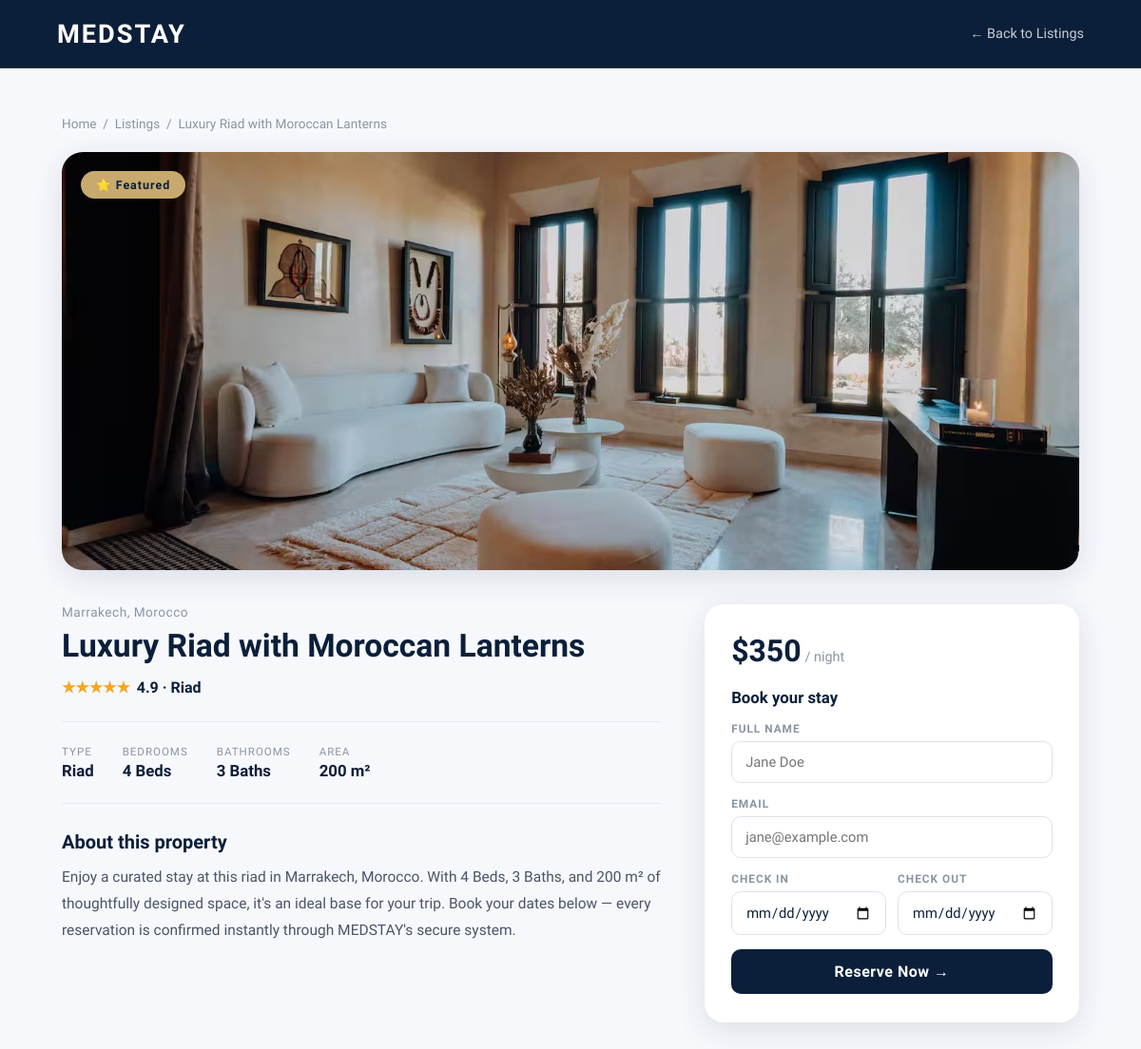
Screenshot of /property.php?id=4 with the database file from the repository.
### tables this page shows
CREATE TABLE `properties` (
  `id` int(11) NOT NULL AUTO_INCREMENT,
  `title` varchar(255) NOT NULL,
  `location` varchar(100) NOT NULL,
  `type` varchar(50) NOT NULL,
  `beds` int(11) NOT NULL,
  `baths` int(11) NOT NULL,
  `sqm` int(11) NOT NULL,
  `price` int(11) NOT NULL,
  `rating` decimal(2,1) NOT NULL,
  `badge` varchar(50) DEFAULT NULL,
  `image` varchar(255) DEFAULT NULL,
  PRIMARY KEY (`id`)
);

### property.php (the view, shortened to what this page needs)
<?php
include 'db.php';
$id = isset($_GET['id']) ? (int) $_GET['id'] : 0;
$stmt = $conn->prepare("SELECT * FROM properties WHERE id = ?");
$stmt->bind_param('i', $id);
$stmt->execute();
$property = $stmt->get_result()->fetch_assoc();
$badgeMap = [
    'featured' => '⭐ Featured',
    'new'      => 'New',
    'popular'  => 'Popular',
    'unique'   => 'Unique Stay',
];
$badgeText = $badgeMap[$property['badge']] ?? ucfirst($property['badge']);
$full      = (int) round($property['rating']);
$stars     = str_repeat('★', $full) . str_repeat('☆', 5 - $full);
$beds      = $property['beds']  . ' Bed'  . ($property['beds']  == 1 ? '' : 's');
$baths     = $property['baths'] . ' Bath' . ($property['baths'] == 1 ? '' : 's');
$today     = date('Y-m-d');
?>
<!DOCTYPE html>
<html lang="en">
<head>
</head>
<body>
<nav>
  <a class="nav-logo" href="index.php">MED<span>STAY</span></a>
  <a class="back-link" href="index.php#listings">← Back to Listings</a>
</nav>
<div class="wrap">
  <div class="crumb"><a href="index.php">Home</a> &nbsp;/&nbsp; <a href="index.php#listings">Listings</a> &nbsp;/&nbsp; <?= htmlspecialchars($property['title']) ?></div>
  <div class="detail-hero">
    <img src="images/<?= htmlspecialchars($property['image']) ?>" alt="<?= htmlspecialchars($property['title']) ?>"/>
    <div class="detail-badge"><?= $badgeText ?></div>
  </div>
  <div class="detail-grid">
    <div class="detail-main">
      <div class="detail-loc"><?= htmlspecialchars($property['location']) ?></div>
      <h1 class="detail-title"><?= htmlspecialchars($property['title']) ?></h1>
      <div class="detail-rating"><span class="stars"><?= $stars ?></span> <?= number_format($property['rating'], 1) ?> · <?= htmlspecialchars($property['type']) ?></div>
      <div class="detail-facts">
        <div class="fact"><span class="fact-label">Type</span><span class="fact-value"><?= htmlspecialchars($property['type']) ?></span></div>
        <div class="fact"><span class="fact-label">Bedrooms</span><span class="fact-value"><?= $beds ?></span></div>
        <div class="fact"><span class="fact-label">Bathrooms</span><span class="fact-value"><?= $baths ?></span></div>
        <div class="fact"><span class="fact-label">Area</span><span class="fact-value"><?= (int) $property['sqm'] ?> m²</span></div>
      </div>
      <div class="detail-desc">
        <h3>About this property</h3>
        <p>Enjoy a curated stay at this <?= strtolower(htmlspecialchars($property['type'])) ?> in <?= htmlspecialchars($property['location']) ?>.
        With <?= $beds ?>, <?= $baths ?>, and <?= (int) $property['sqm'] ?> m² of thoughtfully designed space, it's an ideal
        base for your trip. Book your dates below — every reservation is confirmed instantly through MEDSTAY's secure system.</p>
      </div>
    </div>
    <aside class="booking-card">
      <div class="booking-price"><strong>$<?= (int) $property['price'] ?></strong> <span>/ night</span></div>
      <h3>Book your stay</h3>
      <form action="book.php" method="POST">
        <div class="form-group">
          <label>Full Name</label>
          <input type="text" name="guest_name" placeholder="Jane Doe" required/>
        </div>
        <div class="form-group">
          <label>Email</label>
          <input type="email" name="guest_email" placeholder="jane@example.com" required/>
        </div>
        <div class="date-row">
          <div class="form-group">
            <label>Check In</label>
            <input type="date" name="check_in" min="<?= $today ?>" required/>
          </div>
          <div class="form-group">
            <label>Check Out</label>
            <input type="date" name="check_out" min="<?= $today ?>" required/>
          </div>
        </div>
        <button type="submit" class="book-btn">Reserve Now →</button>
      </form>
    </aside>
  </div>
</div>
</body>
</html>

### property.php (style rules this page uses)
:root { --navy:#0B1F3A; --navy-light:#1E3F6F; --gold:#C8A96E; --gold-light:#E2C997; --white:#FFFFFF; --off-white:#F7F8FC; --gray:#8A95A3; --card-shadow:0 8px 32px rgba(11,31,58,0.12); }
* { margin:0; padding:0; box-sizing:border-box; }
body { font-family:'Tajawal',sans-serif; background:var(--off-white); color:var(--navy); }
a { color:inherit; }
nav { display:flex; align-items:center; justify-content:space-between; padding:0 60px; height:72px; background:var(--navy); border-bottom:1px solid rgba(200,169,110,0.2); }
.nav-logo { font-family:'Reem Kufi',sans-serif; font-size:1.7rem; font-weight:700; color:var(--white); letter-spacing:2px; text-decoration:none; }
.nav-logo span { color:var(--white); }
.back-link { color:rgba(255,255,255,0.78); text-decoration:none; font-size:0.9rem; font-weight:500; transition:color 0.2s; }
.wrap { max-width:1150px; margin:0 auto; padding:50px 40px 80px; }
.crumb { font-size:0.85rem; color:var(--gray); margin-bottom:22px; }
.crumb a { color:var(--gray); text-decoration:none; }
.detail-hero { position:relative; border-radius:22px; overflow:hidden; box-shadow:var(--card-shadow); margin-bottom:36px; }
.detail-hero img { width:100%; height:440px; object-fit:cover; display:block; }
.detail-badge { position:absolute; top:20px; left:20px; background:var(--gold); color:var(--navy); font-size:0.78rem; font-weight:600; letter-spacing:1px; padding:7px 16px; border-radius:20px; }
.detail-grid { display:grid; grid-template-columns:1.6fr 1fr; gap:46px; align-items:start; }
.detail-loc { font-size:0.85rem; color:var(--gray); font-weight:500; letter-spacing:0.5px; margin-bottom:8px; }
.detail-title { font-family:'Reem Kufi',sans-serif; font-size:2.1rem; font-weight:700; line-height:1.2; margin-bottom:14px; }
.detail-rating { display:inline-flex; align-items:center; gap:7px; font-weight:600; margin-bottom:26px; }
.detail-rating .stars { color:#F5A623; }
.detail-facts { display:flex; gap:30px; flex-wrap:wrap; padding:24px 0; border-top:1px solid #e6e9f0; border-bottom:1px solid #e6e9f0; margin-bottom:28px; }
.fact { display:flex; flex-direction:column; gap:3px; }
.fact .fact-label { font-size:0.72rem; text-transform:uppercase; letter-spacing:1px; color:var(--gray); }
.fact .fact-value { font-size:1.05rem; font-weight:600; }
.detail-desc h3 { font-family:'Reem Kufi',sans-serif; font-size:1.25rem; margin-bottom:12px; }
.detail-desc p { color:#4a5568; line-height:1.8; font-size:0.97rem; }
.booking-card { background:var(--white); border-radius:20px; box-shadow:var(--card-shadow); padding:30px 28px; position:sticky; top:30px; }
.booking-price { font-family:'Reem Kufi',sans-serif; margin-bottom:4px; }
.booking-price strong { font-size:2rem; color:var(--navy); }
.booking-price span { color:var(--gray); font-size:0.9rem; font-weight:500; }
.booking-card h3 { font-size:1.05rem; margin:20px 0 16px; }
.form-group { display:flex; flex-direction:column; gap:6px; margin-bottom:15px; }
.form-group label { font-size:0.74rem; font-weight:700; letter-spacing:1px; text-transform:uppercase; color:var(--gray); }
.form-group input { padding:12px 14px; border:1.5px solid #dde2eb; border-radius:10px; font-family:'Tajawal',sans-serif; font-size:0.92rem; color:var(--navy); outline:none; transition:border-color 0.2s; }
.date-row { display:grid; grid-template-columns:1fr 1fr; gap:12px; }
.book-btn { width:100%; background:var(--navy); color:var(--white); border:none; padding:14px; border-radius:10px; font-family:'Tajawal',sans-serif; font-size:1rem; font-weight:600; cursor:pointer; letter-spacing:0.5px; transition:background 0.2s,transform 0.15s; }

### rows the page displays
properties: title "Luxury Riad with Moroccan Lanterns", image (picture), badge "⭐ Featured", location "Marrakech, Morocco", rating "★★★★★", rating "4.9", type "Riad", beds "4 Beds", baths "3 Baths", sqm "200", type "riad", price "350"
